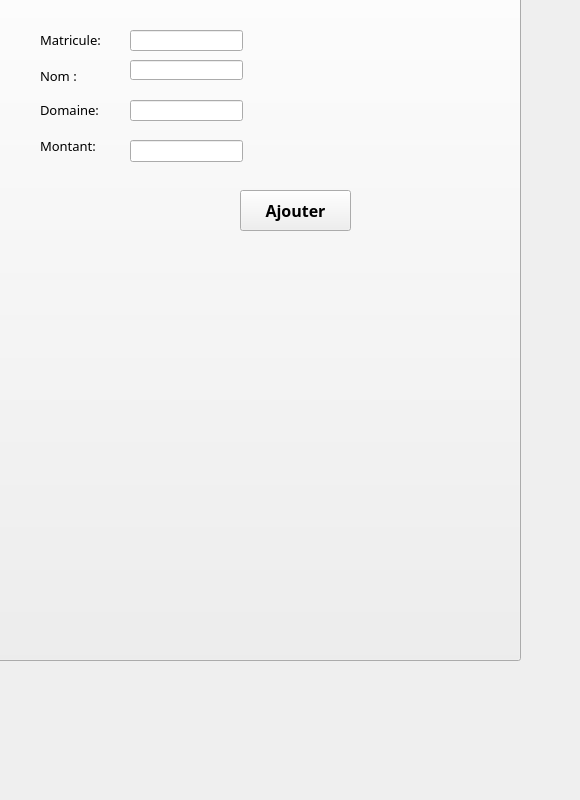
      <widget class="QWidget" name="tab_12">
       <attribute name="title">
        <string>Ajouter</string>
       </attribute>
       <widget class="QPushButton" name="pushButton_15">
        <property name="geometry">
         <rect>
          <x>-50</x>
          <y>-130</y>
          <width>571</width>
          <height>791</height>
         </rect>
        </property>
        <property name="text">
         <string/>
        </property>
        <property name="icon">
         <iconset>
          <normaloff>../Creator The Podcast (6).png</normaloff>../Creator The Podcast (6).png</iconset>
        </property>
        <property name="iconSize">
         <size>
          <width>1000</width>
          <height>1000</height>
         </size>
        </property>
       </widget>
       <widget class="QLabel" name="label_26">
        <property name="geometry">
         <rect>
          <x>40</x>
          <y>30</y>
          <width>81</width>
          <height>20</height>
         </rect>
        </property>
        <property name="font">
         <font>
          <family>Bahnschrift Condensed</family>
          <pointsize>10</pointsize>
         </font>
        </property>
        <property name="text">
         <string>Matricule:</string>
        </property>
       </widget>
       <widget class="QLabel" name="label_23">
        <property name="geometry">
         <rect>
          <x>40</x>
          <y>60</y>
          <width>81</width>
          <height>31</height>
         </rect>
        </property>
        <property name="font">
         <font>
          <family>Bahnschrift Condensed</family>
          <pointsize>10</pointsize>
         </font>
        </property>
        <property name="text">
         <string>Nom :</string>
        </property>
       </widget>
       <widget class="QLabel" name="label_24">
        <property name="geometry">
         <rect>
          <x>40</x>
          <y>100</y>
          <width>81</width>
          <height>20</height>
         </rect>
        </property>
        <property name="font">
         <font>
          <family>Bahnschrift Condensed</family>
          <pointsize>10</pointsize>
         </font>
        </property>
        <property name="text">
         <string>Domaine:</string>
        </property>
       </widget>
       <widget class="QLabel" name="label_25">
        <property name="geometry">
         <rect>
          <x>40</x>
          <y>120</y>
          <width>71</width>
          <height>51</height>
         </rect>
        </property>
        <property name="font">
         <font>
          <family>Bahnschrift Condensed</family>
          <pointsize>10</pointsize>
         </font>
        </property>
        <property name="text">
         <string>Montant:</string>
        </property>
       </widget>
       <widget class="QLineEdit" name="domaine">
        <property name="geometry">
         <rect>
          <x>130</x>
          <y>30</y>
          <width>113</width>
          <height>21</height>
         </rect>
        </property>
        <property name="placeholderText">
         <string/>
        </property>
       </widget>
       <widget class="QLineEdit" name="nom">
        <property name="geometry">
         <rect>
          <x>130</x>
          <y>60</y>
          <width>113</width>
          <height>20</height>
         </rect>
        </property>
       </widget>
       <widget class="QLineEdit" name="montant">
        <property name="geometry">
         <rect>
          <x>130</x>
          <y>100</y>
          <width>113</width>
          <height>21</height>
         </rect>
        </property>
        <property name="placeholderText">
         <string/>
        </property>
       </widget>
       <widget class="QLineEdit" name="matricule">
        <property name="geometry">
         <rect>
          <x>130</x>
          <y>140</y>
          <width>113</width>
          <height>22</height>
         </rect>
        </property>
       </widget>
       <widget class="QPushButton" name="ajouterS">
        <property name="geometry">
         <rect>
          <x>240</x>
          <y>190</y>
          <width>111</width>
          <height>41</height>
         </rect>
        </property>
        <property name="font">
         <font>
          <family>Bahnschrift Condensed</family>
          <pointsize>12</pointsize>
          <weight>75</weight>
          <bold>true</bold>
         </font>
        </property>
        <property name="text">
         <string>Ajouter</string>
        </property>
       </widget>
      </widget>
